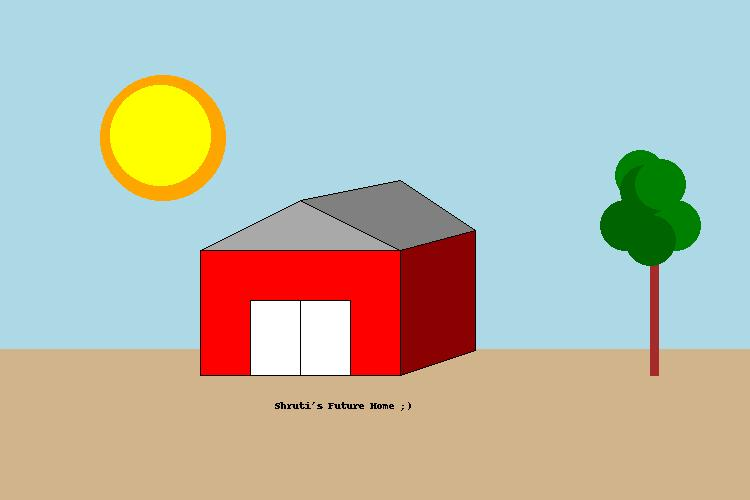

Source code (Python):

''' Purpose: demonstrate simple drawing commands '''

from PIL import Image, ImageDraw

def picture() :

    # replace dimensions and background as you see fit
    WIDTH  = 750
    HEIGHT = 500

    DIMENSIONS = [ WIDTH, HEIGHT]

    BACKGROUND_COLOR = "LightBlue"

    # create image of appropriate size
    im = Image.new( 'RGB', DIMENSIONS, BACKGROUND_COLOR )

    # get a drawable canvas of image im
    canvas = ImageDraw.Draw( im )

    # put your drawing commands here
    p0= (0,500)
    p1= (0,349)
    p2= (750, 349)
    p3= (750,500)
    seq = [p0, p1, p2, p3]
    canvas.polygon (seq, fill= 'Tan')

    p0 = (200, 375)
    p1 = (400, 375)
    p2 = (400, 250)
    p3 = (200,250)
    seq = [p0, p1, p2, p3]
    canvas.polygon(seq, fill='Red', outline = 'Black')

    p0 = (400, 375)
    p1 = (400, 250)
    p2 = (475, 230)
    p3 = (475, 350)
    seq = [p0, p1, p2, p3]
    canvas.polygon(seq, fill='DarkRed', outline='Black')

    p0 = (200, 250)
    p1 = (400, 250)
    p2 = (300, 200)
    seq = [p0, p1, p2]
    canvas.polygon(seq, fill='DarkGrey', outline = 'Black')

    p0 = (300, 200)
    p1 = (400, 250)
    p2 = (475, 230)
    p3 = (400,180)
    seq = [p0, p1, p2, p3]
    canvas.polygon(seq, fill='Grey', outline='Black')

    p0 = (300, 375)
    p1 = (350, 375)
    p2 = (350, 300)
    p3 = (300, 300)
    seq = [p0, p1, p2, p3]
    canvas.polygon(seq, fill='White', outline='Black')

    p0 = (250, 375)
    p1 = (300, 375)
    p2 = (300, 300)
    p3 = (250, 300)
    seq = [p0, p1, p2, p3]
    canvas.polygon(seq, fill='White', outline='Black')


    x = 100
    y = 75
    w = 125
    h = 125
    xy = [(x, y), (x + w, y + h)]
    canvas.ellipse(xy, fill="Orange")

    x = 110
    y = 85
    w = 100
    h = 100
    xy = [(x, y), (x + w, y + h)]
    canvas.ellipse(xy, fill="Yellow")


    p0 = (650, 375)
    p1 = (658, 375)
    p2 = (658, 250)
    p3 = (650, 250)
    seq = [p0, p1, p2, p3]
    canvas.polygon(seq, fill='Brown')

    x= 600
    y= 200
    w=50
    h=50
    xy= [(x,y),(x+w, y+h)]
    canvas.ellipse(xy, fill="DarkGreen")

    x = 650
    y = 200
    w = 50
    h = 50
    xy = [(x, y), (x + w, y + h)]
    canvas.ellipse(xy, fill="Green")

    x = 625
    y = 215
    w = 50
    h = 50
    xy = [(x, y), (x + w, y + h)]
    canvas.ellipse(xy, fill="DarkGreen")

    x = 615
    y = 150
    w = 50
    h = 50
    xy = [(x, y), (x + w, y + h)]
    canvas.ellipse(xy, fill="Green")

    x = 620
    y = 165
    w = 50
    h = 50
    xy = [(x, y), (x + w, y + h)]
    canvas.ellipse(xy, fill="DarkGreen")

    x = 635
    y = 159
    w = 50
    h = 50
    xy = [(x, y), (x + w, y + h)]
    canvas.ellipse(xy, fill="Green")

    coord= (275, 400)
    s= "Shruti's Future Home ;)"
    canvas.text(coord, s, fill= 'Black')


    # return the art
    return im

# no changes to the below

if ( __name__ == "__main__" ) :

    im = picture()

    im.show()

    im.save( 'artistry.jpg' )
